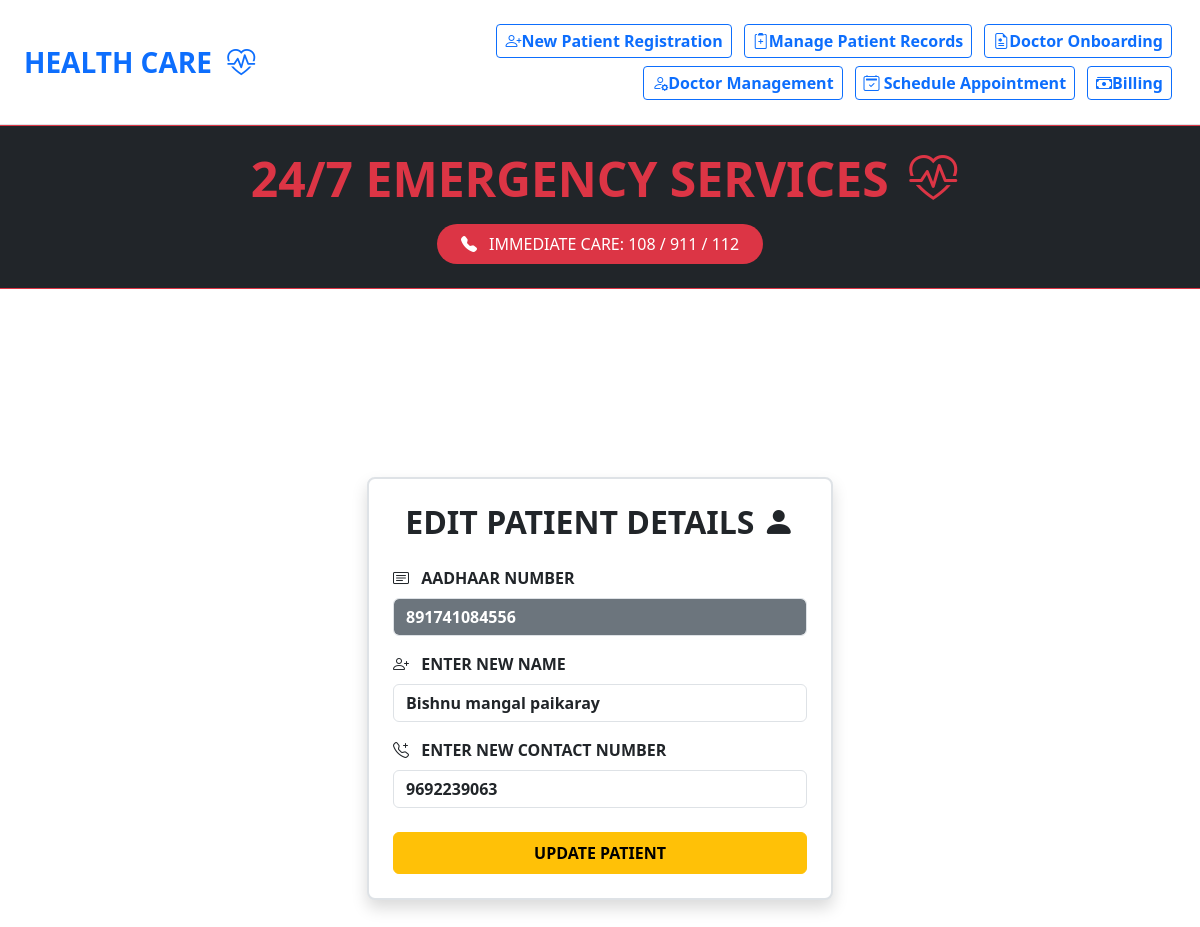
The app's page /editpatient/891741084556 with its own data.
### app1/models.py (models this page shows, shortened)
class Patient(models.Model):
    AaadharNo=models.CharField(max_length=12,primary_key=True)
    Name=models.CharField(max_length=50)
    Mob=models.CharField(max_length=10)
    class Meta:
        db_table='patient'

### app1/views.py (the view, shortened to what this page needs)
# urls.py: path('editpatient/<str:aadhar>',modifypatient,name='editpatient'),
def modifypatient(request,aadhar):
    patient=get_object_or_404(Patient, AaadharNo=aadhar)
    return render(request, 'edit_patient.html',context={'patient':patient})

### templates/edit_patient.html (shortened to what this page needs)
{% extends 'home.html' %}
{% block content %}
<div class="container-fluid d-flex align-items-center justify-content-center min-vh-100 py-4 ">
  <div class="row justify-content-center w-100">
    <div class="col-12 col-md-8 col-lg-6 col-xl-5">
      <form method="POST" class="bg-white border border-2 rounded-3 p-3 p-md-4 shadow">
        <h2 class="text-center text-dark fw-bold mb-4">
          EDIT PATIENT DETAILS <span class="bi bi-person-fill"></span>
        </h2>
        <div class="mb-3">
          <label class="form-label fw-bold">
            <span class="bi bi-card-text me-2"></span>
            AADHAAR NUMBER
          </label>
          <input class="form-control bg-secondary text-white fw-bold"
                 name="Aadhar"
                 type="text"
                 value="{{ patient.AaadharNo }}"
                 readonly>
        </div>
        <div class="mb-3">
          <label class="form-label fw-bold">
            <span class="bi bi-person-plus me-2"></span>
            ENTER NEW NAME
          </label>
          <input class="form-control fw-bold"
                 name="Name"
                 type="text"
                 value="{{ patient.Name }}"
                 required>
        </div>
        <div class="mb-4">
          <label class="form-label fw-bold">
            <span class="bi bi-telephone-plus me-2"></span>
            ENTER NEW CONTACT NUMBER
          </label>
          <input class="form-control fw-bold"
                 name="Num"
                 type="text"
                pattern="[6-9]\d{9}" maxlength="10"
                title="Mobile number must be 10 digits starting with 6-9"
                 value="{{ patient.Mob }}"
                 required>
        </div>
        <div class="d-grid">
          <button type="submit" class="btn btn-warning fw-bold py-2">
            UPDATE PATIENT
          </button>
        </div>
      </form>
    </div>
  </div>
</div>
{% endblock %}

### static/css/css1.css (style rules this page uses)
* { margin: 0; padding: 0; box-sizing: border-box; }

### records on screen
Patient: Aadhar "891741084556", Name "Bishnu mangal paikaray", Num "9692239063"
